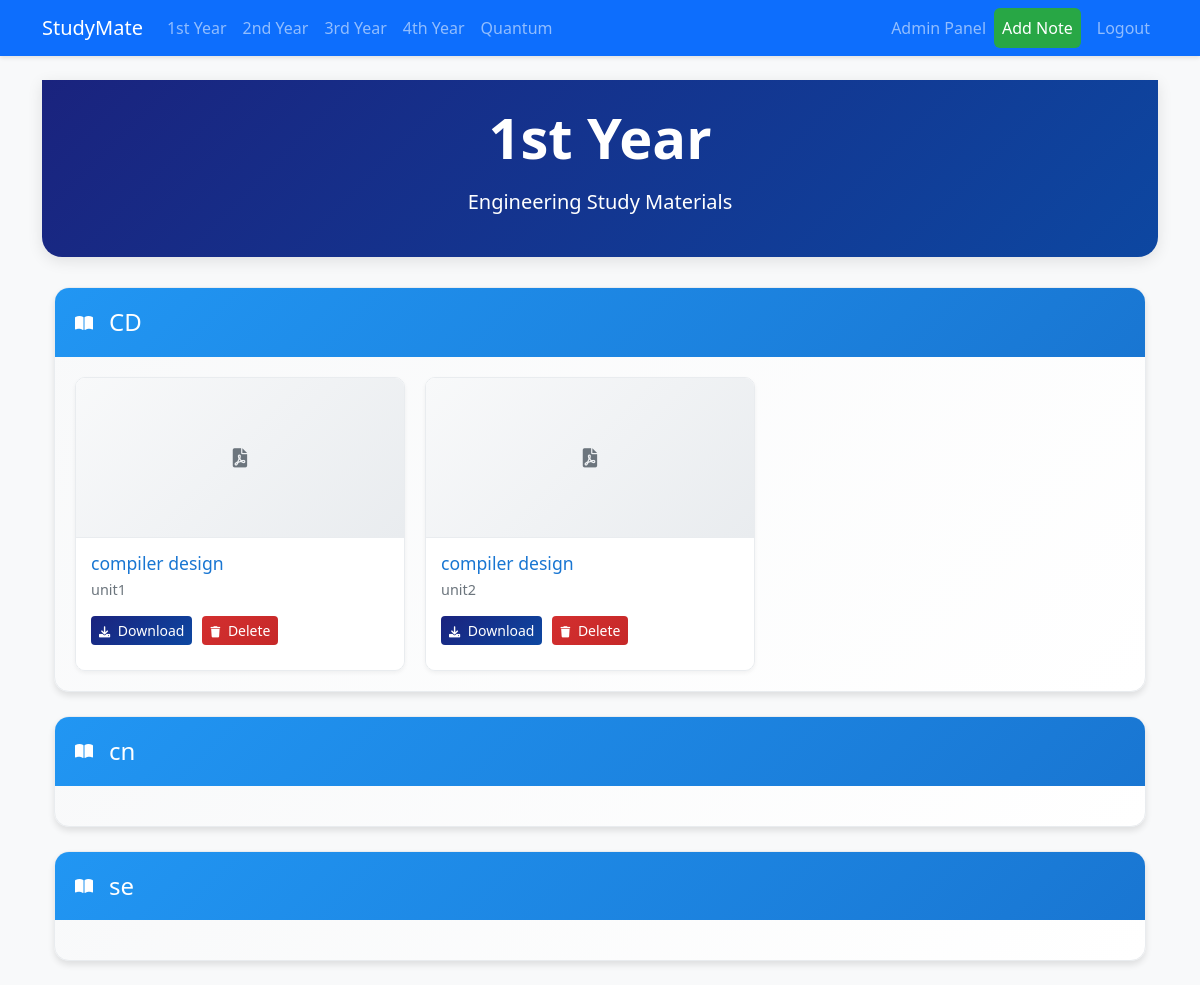
The app's page /year/1/ (signed in), older data.
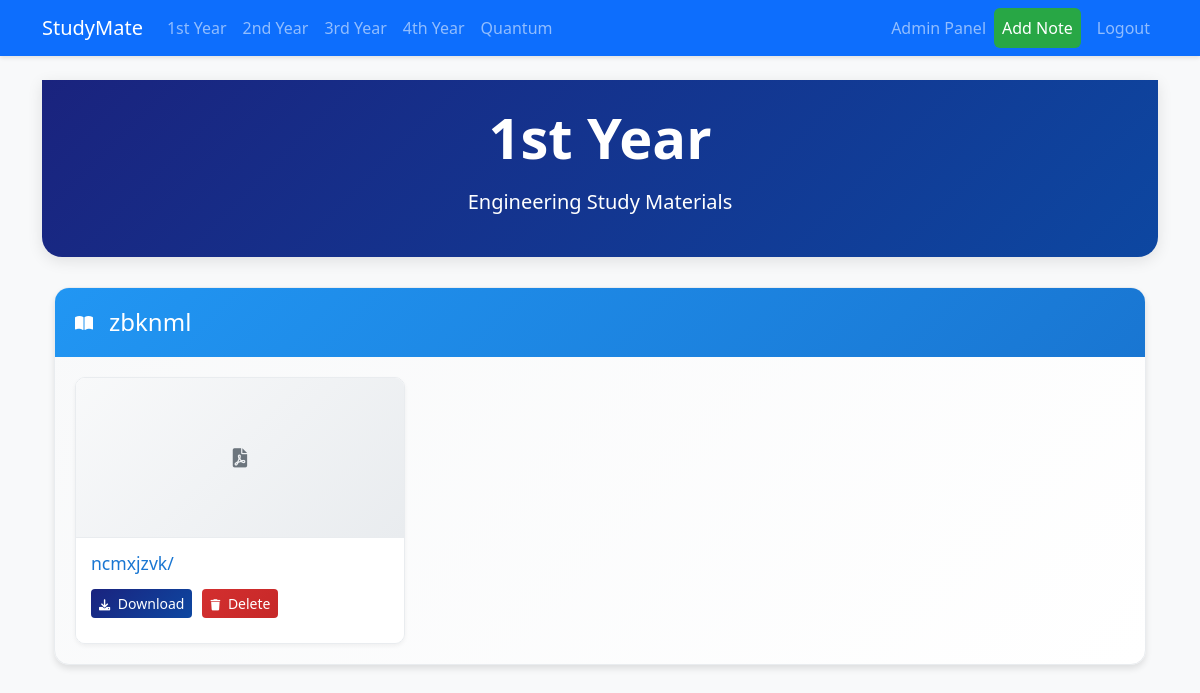
The same page, newer data.
### notes/models.py (models this page shows, shortened)
class Subject(models.Model):
    name = models.CharField(max_length=100)
    year = models.IntegerField()  # 1 for 1st year, 2 for 2nd year, etc.
    image = models.ImageField(upload_to='subject_images/', null=True, blank=True)
    is_quantum = models.BooleanField(default=False)
    class Meta:
        ordering = ['name']

class Note(models.Model):
    title = models.CharField(max_length=200)
    chapter = models.ForeignKey(Chapter, on_delete=models.CASCADE)
    file = models.FileField(upload_to='notes/')
    uploaded_by = models.ForeignKey(User, on_delete=models.CASCADE)
    upload_date = models.DateTimeField(auto_now_add=True)

class Chapter(models.Model):
    name = models.CharField(max_length=200)
    subject = models.ForeignKey(Subject, on_delete=models.CASCADE)
    image = models.ImageField(upload_to='chapter_images/', null=True, blank=True)
    unit_number = models.IntegerField(default=1)
    class Meta:
        ordering = ['unit_number', 'name']

### notes/views.py (the view)
# urls.py: path('year/<int:year>/', views.year_notes, name='year_notes'),
@login_required
def year_notes(request, year):
    subjects = Subject.objects.filter(year=year, is_quantum=False)
    subjects_data = []
    for subject in subjects:
        chapters = subject.chapter_set.all().order_by('unit_number')
        notes = []
        for chapter in chapters:
            chapter_notes = Note.objects.filter(chapter=chapter).order_by('title')
            notes.extend(chapter_notes)
        subjects_data.append({
            'subject': subject,
            'chapters': chapters,
            'notes': notes
        })
    return render(request, 'year_view.html', {
        'year': f'{year}{"st" if year == 1 else "nd" if year == 2 else "rd" if year == 3 else "th"} Year',
        'subjects': subjects_data
    })

### templates/year_view.html (shortened to what this page needs)
{% extends 'base.html' %}
{% block content %}
<div class="hero-section text-center py-4" style="background: linear-gradient(135deg, #1a237e, #0d47a1); color: white; margin-bottom: 30px;">
    <div class="container">
        <h1 class="display-4 fw-bold mb-3">{{ year }}</h1>
        <p class="lead">Engineering Study Materials</p>
    </div>
</div>
<div class="container">
    {% for subject_data in subjects %}
        <div class="subject-card mb-4">
            <div class="subject-header">
                <i class="fas fa-book-open me-3"></i>
                <h2>{{ subject_data.subject.name }}</h2>
            </div>
            <div class="units-container">
                <div class="notes-grid">
                    {% regroup subject_data.chapters by unit_number as unit_list %}
                    {% for unit in unit_list %}
                        {% for chapter in unit.list %}
                            {% for note in subject_data.notes %}
                                {% if note.chapter == chapter %}
                                    <div class="note-card">
                                        <div class="note-image">
                                            {% if note.chapter.image %}
                                                <img src="{{ note.chapter.image.url }}" alt="{{ note.title }}">
                                            {% else %}
                                                <div class="default-note-image">
                                                    <i class="fas fa-file-pdf fa-2x"></i>
                                                </div>
                                            {% endif %}
                                        </div>
                                        <div class="note-content">
                                            <h5 class="note-title">{{ note.title }}</h5>
                                            <p class="chapter-name">{{ note.chapter.name }}</p>
                                            <div class="note-actions">
                                                <a href="{{ note.file.url }}" class="btn btn-primary btn-sm" download>
                                                    <i class="fas fa-download me-1"></i> Download
                                                </a>
                                                {% if request.user.is_staff %}
                                                    <a href="{% url 'delete_note' note.id %}" class="btn btn-danger btn-sm"
                                                       onclick="return confirm('Are you sure you want to delete this note?')">
                                                        <i class="fas fa-trash me-1"></i> Delete
                                                    </a>
                                                {% endif %}
                                            </div>
                                        </div>
                                    </div>
                                {% endif %}
                            {% endfor %}
                        {% endfor %}
                    {% endfor %}
                </div>
            </div>
        </div>
    {% empty %}
        <div class="text-center py-5">
            <i class="fas fa-folder-open fa-4x text-muted mb-3"></i>
            <h3>No notes found</h3>
            <p class="text-muted">There are no notes available for this year yet.</p>
        </div>
    {% endfor %}
</div>
{% endblock %}

Row changes from the older to the newer data that the page shows:
removed Subject: subject.name "CD"
removed Note: title "compiler design", chapter.name "unit1"
removed Note: title "compiler design", chapter.name "unit2"
removed Subject: subject.name "cn"
removed Subject: subject.name "se"
added Subject: subject.name "zbknml"
added Note: title "ncmxjzvk/"
